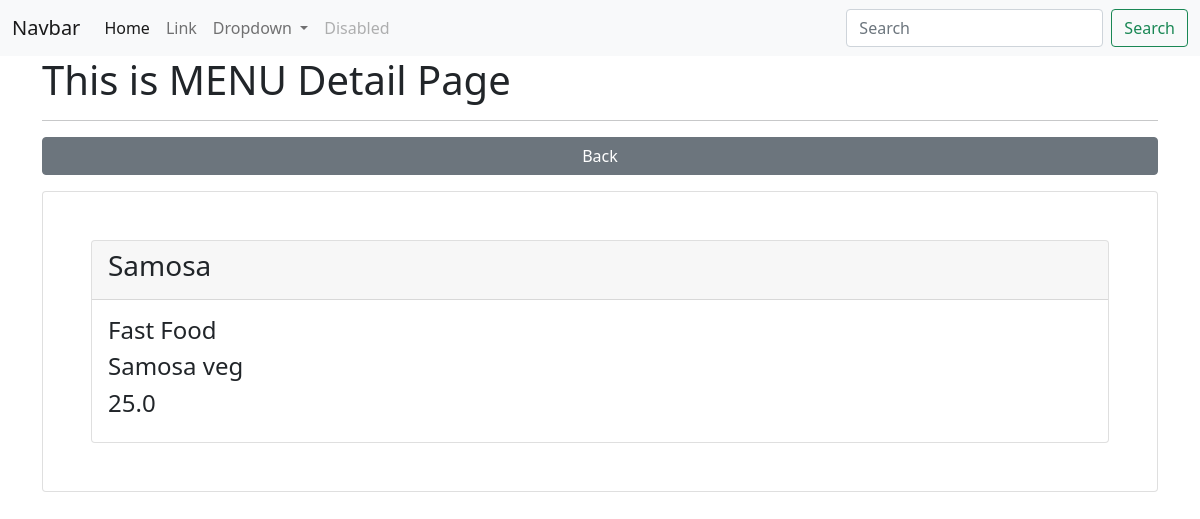
Before: /menu/show/2/ with the older database file.
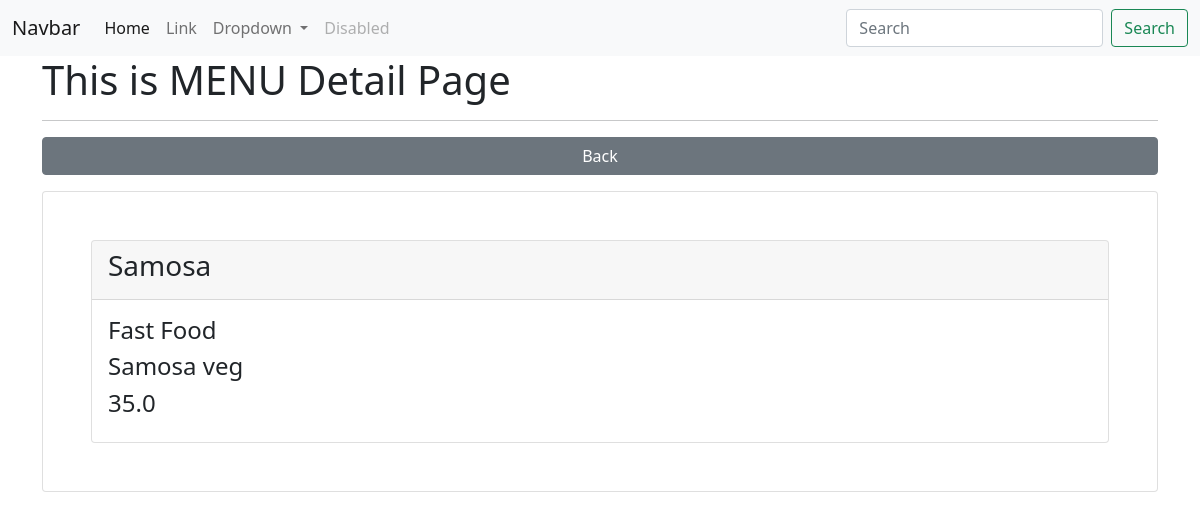
After: the same page with the newer database file.
### app_restro/models.py (models this page shows, shortened)
class Menu(models.Model):
    menu_title = models.CharField(max_length=50)
    category_id = models.ForeignKey(Category, on_delete=models.CASCADE)
    menu_desc = models.CharField(max_length=200)
    menu_img = models.FileField(upload_to="menu/images/", blank=True)
    menu_ingredient = models.CharField(max_length=200)
    menu_price = models.FloatField()
    class Meta:
        db_table = "app_menus"

class Category(models.Model):
    category_name = models.CharField(max_length=50)
    class Meta:
        db_table = "app_categories"

### app_restro/views.py (the view)
# urls.py: path('menu/show/<int:id>/', views.menu_show, name='menu-show'),
def menu_show(request, id):
    data = Menu.objects.get(id=id)
    context = {"data": data}
    return render(request, 'menus/show.html', context)

### templates/menus/show.html (shortened to what this page needs)
{% extends "layouts/master.html" %}
{% block content %}
<div class="container">
    <h1>This is MENU Detail Page</h1>
    <hr>
    <a href="{% url 'menu-list' %}" class="btn btn-secondary col-12 mb-3">Back</a>
    <div class="card p-5">
        <div class="card">
            <div class="card-header">
                <h3>{{ data.menu_title }}</h3>
            </div>
            <div class="card-body">
                <h4>{{ data.category_id.category_name }}</h4>
                <h4>{{ data.menu_desc }}</h4>
                <h4>{{ data.menu_price }}</h4>
            </div>
        </div>
    </div>
</div>
{% endblock %}

Changed rows visible on the page:
changed Menu "Samosa": menu_price "25.0" → "35.0"
